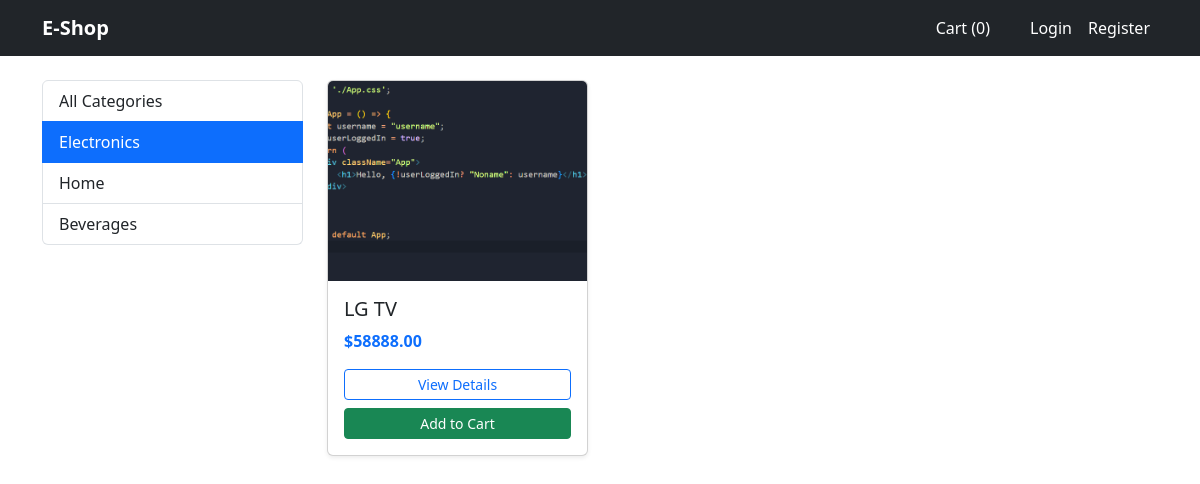
Page /category/electronics/ on the committed database.
### store/models.py (models this page shows, shortened)
class Category(models.Model):
    name = models.CharField(max_length=200)
    slug = models.SlugField(unique=True)
    class Meta:
        verbose_name_plural = 'Categories'

class Product(models.Model):
    category = models.ForeignKey(Category, related_name='products', on_delete=models.CASCADE)
    name = models.CharField(max_length=200)
    slug = models.SlugField(unique=True)
    description = models.TextField(blank=True)
    price = models.DecimalField(max_digits=10, decimal_places=2)
    image = models.ImageField(upload_to='products/', blank=True, null=True)
    stock = models.IntegerField(default=0)
    available = models.BooleanField(default=True)
    created_at = models.DateTimeField(auto_now_add=True)

### store/views.py (the view)
# urls.py: path('', views.product_list, name='product_list'),
def product_list(request, category_slug=None):
    category = None
    categories = Category.objects.all()
    products = Product.objects.filter(available=True)
    if category_slug:
        category = get_object_or_404(Category, slug=category_slug)
        products = products.filter(category=category)
    return render(request, 'store/product_list.html', {
        'category': category,
        'categories': categories,
        'products': products
    })

### store/templates/store/product_list.html
{% extends 'store/base.html' %}
{% block content %}
<div class="row">
    <div class="col-md-3">
        <div class="list-group mb-4">
            <a href="{% url 'product_list' %}" class="list-group-item list-group-item-action {% if not category %}active{% endif %}">
                All Categories
            </a>
            {% for c in categories %}
                <a href="{% url 'product_list_by_category' c.slug %}" class="list-group-item list-group-item-action {% if category.slug == c.slug %}active{% endif %}">
                    {{ c.name }}
                </a>
            {% endfor %}
        </div>
    </div>
    <div class="col-md-9">
        <div class="row">
            {% for product in products %}
                <div class="col-md-4 mb-4">
                    <div class="card h-100 shadow-sm">
                        {% if product.image %}
                            <img src="{{ product.image.url }}" class="card-img-top" style="height: 200px; object-fit: cover;">
                        {% else %}
                            <div class="bg-secondary text-white text-center py-5">No Image</div>
                        {% endif %}
                        <div class="card-body d-flex flex-column">
                            <h5 class="card-title">{{ product.name }}</h5>
                            <p class="card-text text-primary fw-bold">${{ product.price }}</p>
                            <div class="mt-auto">
                                <a href="{% url 'product_detail' product.slug %}" class="btn btn-outline-primary btn-sm w-100 mb-2">View Details</a>
                                <a href="{% url 'cart_add' product.id %}" class="btn btn-success btn-sm w-100">Add to Cart</a>
                            </div>
                        </div>
                    </div>
                </div>
            {% empty %}
                <p>No products available.</p>
            {% endfor %}
        </div>
    </div>
</div>
{% endblock %}

### rows in the picture
Category: name "Electronics"
Category: name "Home"
Category: name "Beverages"
Product: image (picture), name "LG TV", price "58888.00"

### other values in the picture
{{ request.session.cart|length|default:"0" }} "0"
